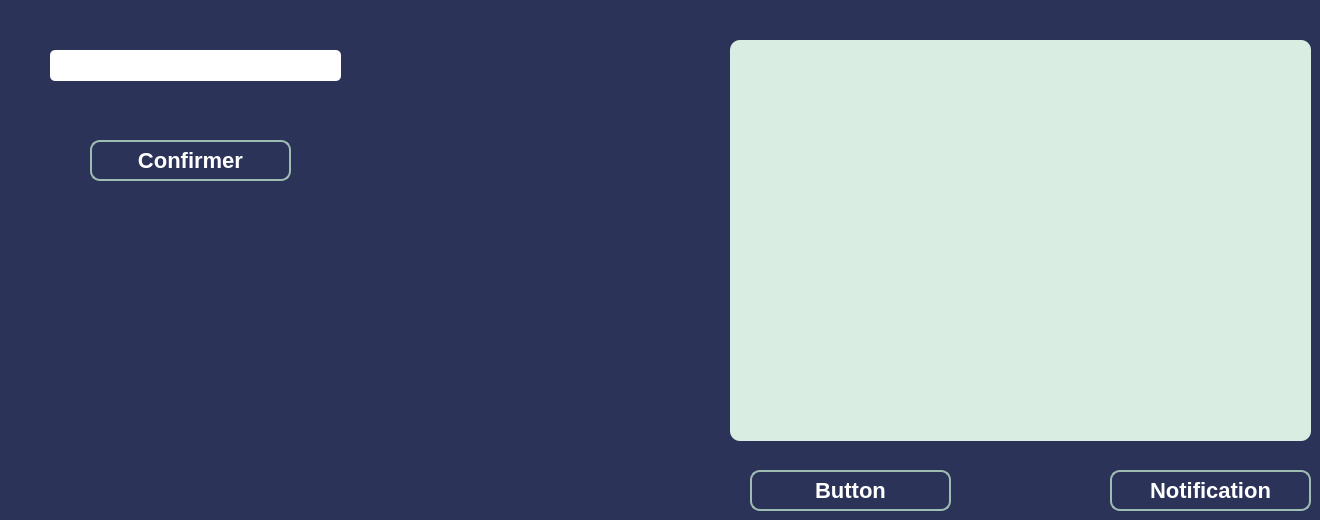
      <widget class="QWidget" name="tab_6">
       <property name="styleSheet">
        <string notr="true">background-color: rgb(44, 51, 89);
border-radius: 10px;
</string>
       </property>
       <attribute name="title">
        <string>Recette</string>
       </attribute>
       <widget class="QPushButton" name="pushButton_confirmer">
        <property name="geometry">
         <rect>
          <x>90</x>
          <y>140</y>
          <width>201</width>
          <height>41</height>
         </rect>
        </property>
        <property name="styleSheet">
         <string notr="true">/*-----QPushButton-----*/
QPushButton
{
	background-color: qlineargradient(spread:pad, x1:0, y1:0.511, x2:1, y2:0.511, stop:0 
#92bf91
,stop:0.995192 rgba(0,0,0,0));



	color: #ffffff;
	font-size: 22px;
	font-weight: bold;
	border: 2px solid #9fbdb3;
	border-radius:10px;
	padding: 5px;
	

}

QPushButton::hover
{
background-color: qlineargradient(spread:pad, x1:0, y1:0.511, x2:1, y2:0.511, stop:0 rgba(0, 180, 150, 220),stop:1 rgba(50, 220, 200, 220));

	color: #2C3359; 

}
QPushButton::pressed
{background-color: qlineargradient(stop:0 rgba(0, 207, 179, 255),stop:1 rgba(70, 255, 230, 255));

	color: #2C3359; 

}</string>
        </property>
        <property name="text">
         <string>Confirmer</string>
        </property>
       </widget>
       <widget class="QTableView" name="tableView_recette">
        <property name="geometry">
         <rect>
          <x>730</x>
          <y>40</y>
          <width>581</width>
          <height>401</height>
         </rect>
        </property>
        <property name="styleSheet">
         <string notr="true">background-color: rgb(218, 237, 226);
</string>
        </property>
       </widget>
       <widget class="QLineEdit" name="lineEdit_rechercher_recette">
        <property name="geometry">
         <rect>
          <x>50</x>
          <y>50</y>
          <width>291</width>
          <height>31</height>
         </rect>
        </property>
        <property name="styleSheet">
         <string notr="true">QLineEdit{
    background-color: white;
    box-shadow: 2px 0.5px 5px 1px inset black;
    border-radius: 5px;
    width: 70%;
    padding-right: 10px;
    padding-left: 10px;
    text-align: left;
    color: #000;
    font-size:inherit;
    font-family: Arial, Helvetica, sans-serif;  
    font-weight:normal;
    font-variant:normal;
}
QLineEdit::hover{  color: black ;
background-color:orange;}
QLineEdit::focus{  color: black ;
background-color:white;}</string>
        </property>
       </widget>
       <widget class="QPushButton" name="pushButton_rechercher_9">
        <property name="geometry">
         <rect>
          <x>750</x>
          <y>470</y>
          <width>201</width>
          <height>41</height>
         </rect>
        </property>
        <property name="styleSheet">
         <string notr="true">/*-----QPushButton-----*/
QPushButton
{
	background-color: qlineargradient(spread:pad, x1:0, y1:0.511, x2:1, y2:0.511, stop:0 
#92bf91
,stop:0.995192 rgba(0,0,0,0));



	color: #ffffff;
	font-size: 22px;
	font-weight: bold;
	border: 2px solid #9fbdb3;
	border-radius:10px;
	padding: 5px;
	

}

QPushButton::hover
{
background-color: qlineargradient(spread:pad, x1:0, y1:0.511, x2:1, y2:0.511, stop:0 rgba(0, 180, 150, 220),stop:1 rgba(50, 220, 200, 220));

	color: #2C3359; 

}
QPushButton::pressed
{background-color: qlineargradient(stop:0 rgba(0, 207, 179, 255),stop:1 rgba(70, 255, 230, 255));

	color: #2C3359; 

}</string>
        </property>
        <property name="text">
         <string>Button</string>
        </property>
       </widget>
       <widget class="QPushButton" name="pushButton_notif_recette">
        <property name="geometry">
         <rect>
          <x>1110</x>
          <y>470</y>
          <width>201</width>
          <height>41</height>
         </rect>
        </property>
        <property name="styleSheet">
         <string notr="true">/*-----QPushButton-----*/
QPushButton
{
	background-color: qlineargradient(spread:pad, x1:0, y1:0.511, x2:1, y2:0.511, stop:0 
#92bf91
,stop:0.995192 rgba(0,0,0,0));



	color: #ffffff;
	font-size: 22px;
	font-weight: bold;
	border: 2px solid #9fbdb3;
	border-radius:10px;
	padding: 5px;
	

}

QPushButton::hover
{
background-color: qlineargradient(spread:pad, x1:0, y1:0.511, x2:1, y2:0.511, stop:0 rgba(0, 180, 150, 220),stop:1 rgba(50, 220, 200, 220));

	color: #2C3359; 

}
QPushButton::pressed
{background-color: qlineargradient(stop:0 rgba(0, 207, 179, 255),stop:1 rgba(70, 255, 230, 255));

	color: #2C3359; 

}</string>
        </property>
        <property name="text">
         <string>Notification</string>
        </property>
       </widget>
      </widget>
